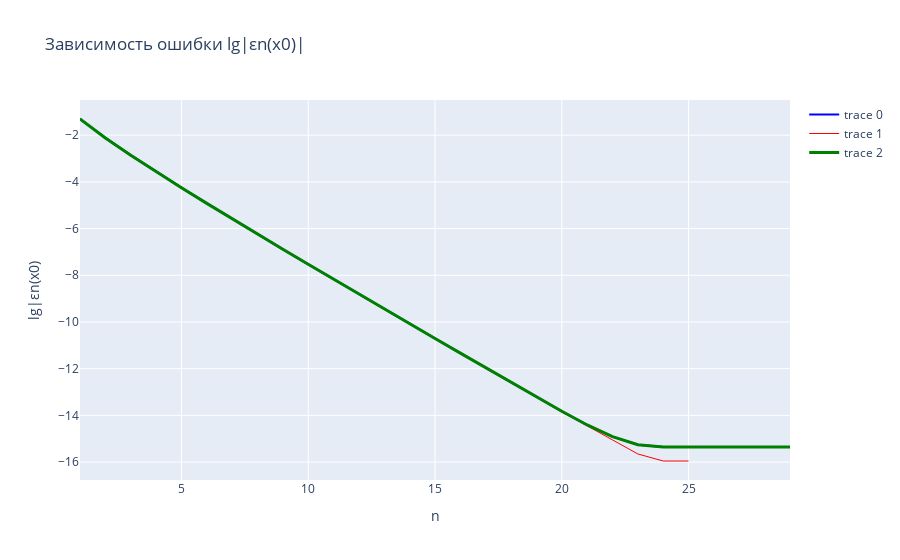

Notebook cell for this chart:
### Code cell
lg_eps_n = np.log10(np.fabs(eps_n))
lg_reverse_eps_n = np.log10(np.fabs(reverse_eps_n))
lg_gorner_eps_n = np.log10(np.fabs(gorner_eps_n))


fig = go.Figure()
fig.add_trace(go.Scatter(y=lg_eps_n, x=np.arange(1,30), mode='lines', line=dict(color='blue', width=2)))
fig.add_trace(go.Scatter(y=lg_reverse_eps_n, x=np.arange(1,30), mode='lines', line=dict(color='red', width=1)))
fig.add_trace(go.Scatter(y=lg_gorner_eps_n, x=np.arange(1,30), mode='lines', line=dict(color='green', width=3)))

fig.update_layout(
    title='Зависимость ошибки lg|εn(x0)|',
    yaxis_title='lg|εn(x0)',
    xaxis_title='n',
)

fig.show()

### Figure 1 — Plotly figure (JSON) as saved in the notebook; plotly's stock layout.template omitted (floating-point values rounded to 4 significant figures)
{"data": [{"line": {"color": "blue", "width": 2}, "mode": "lines", "type": "scatter", "x": [1, 2, 3, 4, 5, 6, 7, 8, 9, 10, 11, 12, 13, 14, 15, 16, 17, 18, 19, 20, 21, 22, 23, 24, 25, 26, 27, 28, 29], "y": [-1.307, -2.117, -2.857, -3.563, -4.249, -4.921, -5.583, -6.238, -6.887, -7.531, -8.172, -8.809, -9.444, -10.08, -10.71, -11.34, -11.96, -12.59, -13.21, -13.82, -14.41, -14.91, -15.26, -15.35, -15.35, -15.35, -15.35, -15.35, -15.35, -15.35]}, {"line": {"color": "red", "width": 1}, "mode": "lines", "type": "scatter", "x": [1, 2, 3, 4, 5, 6, 7, 8, 9, 10, 11, 12, 13, 14, 15, 16, 17, 18, 19, 20, 21, 22, 23, 24, 25, 26, 27, 28, 29], "y": [-1.307, -2.117, -2.857, -3.563, -4.249, -4.921, -5.583, -6.238, -6.887, -7.531, -8.172, -8.809, -9.444, -10.08, -10.71, -11.34, -11.96, -12.59, -13.21, -13.83, -14.45, -15.05, -15.65, -15.95, -15.95, null, null, null, null, null]}, {"line": {"color": "green", "width": 3}, "mode": "lines", "type": "scatter", "x": [1, 2, 3, 4, 5, 6, 7, 8, 9, 10, 11, 12, 13, 14, 15, 16, 17, 18, 19, 20, 21, 22, 23, 24, 25, 26, 27, 28, 29], "y": [-1.307, -2.117, -2.857, -3.563, -4.249, -4.921, -5.583, -6.238, -6.887, -7.531, -8.172, -8.809, -9.444, -10.08, -10.71, -11.34, -11.96, -12.59, -13.21, -13.82, -14.41, -14.91, -15.26, -15.35, -15.35, -15.35, -15.35, -15.35, -15.35, -15.35]}], "layout": {"title": {"text": "Зависимость ошибки lg|εn(x0)|"}, "xaxis": {"title": {"text": "n"}}, "yaxis": {"title": {"text": "lg|εn(x0)"}}}}
